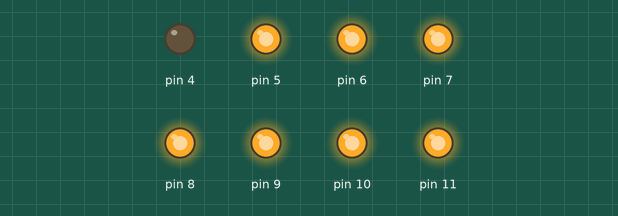
This sketch was run on a simulated Arduino Uno, built with avr-gcc and run on an emulated ATmega328P. Parts: output pins drawn as LEDs (lit = HIGH).

Above: at 0.5 s.
At 2.5 s:
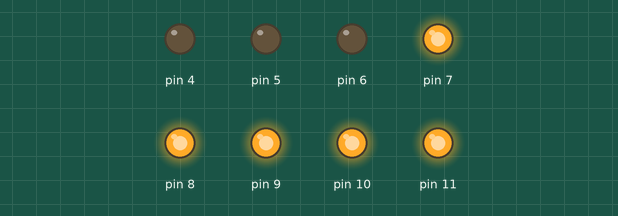
At 4.5 s:
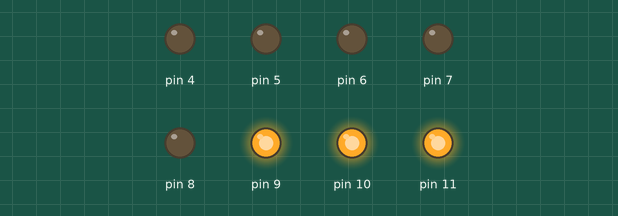
At 9.5 s:
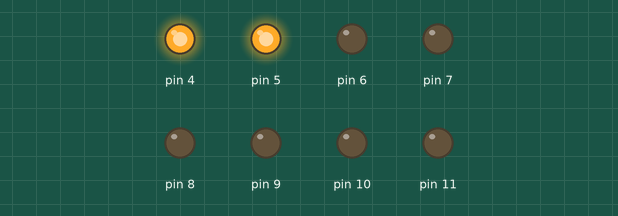
At 14.5 s:
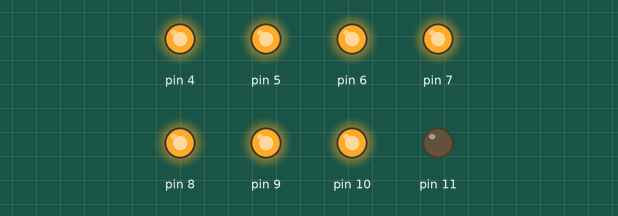
At 19.5 s:
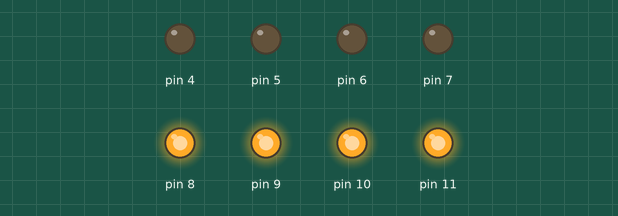
Timing chart, 0 to 20.8 s (numbered marks = the images above):
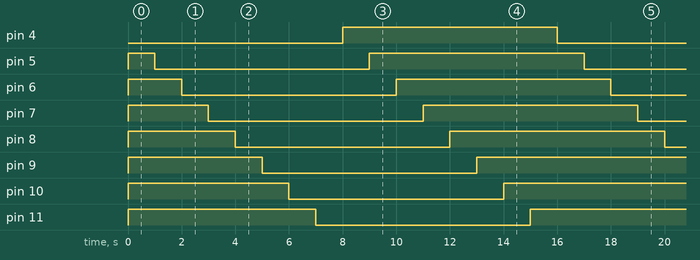

Measured:
- by itself, pin 4–11: alternates HIGH for 8.0 s and LOW for 8.0 s
- by itself, everything shown: repeats every 16.0 s, in 16 steps

The sketch:

Arduino_with_8_ch_relay_module.ino
```cpp
//Arduino with 8 ch relay module
//Github : irwin-shauma
//Link : https://github.com/irwin-shauma/arduino-with-8-ch-relay-module

void setup() {
  // Setting up the port for relay pinout (4 to 11)
  // Relay activation is active low, which means setting it LOW will trigger on the relay.
  for(int i=4; i<12; i++){
    pinMode(i, OUTPUT);
    digitalWrite(i, HIGH);
  }
}

void loop() {

  for(int i=4; i<12; i++){
    digitalWrite(i, LOW);
    delay(1000);
  }

  for(int i=4; i<12;i++){
    digitalWrite(i, HIGH);
    delay(1000);
  }
}
```
